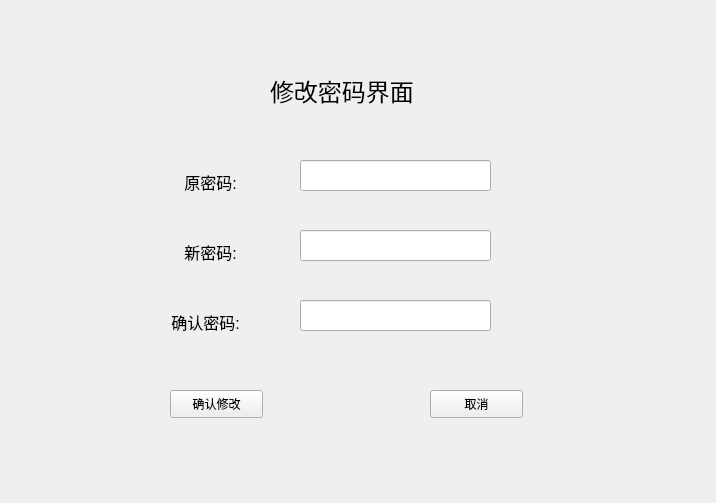
<?xml version="1.0" encoding="UTF-8"?>
<ui version="4.0">
 <class>PasswordEditForm</class>
 <widget class="QWidget" name="PasswordEditForm">
  <property name="geometry">
   <rect>
    <x>0</x>
    <y>0</y>
    <width>716</width>
    <height>503</height>
   </rect>
  </property>
  <property name="windowTitle">
   <string>Form</string>
  </property>
  <widget class="QLabel" name="label">
   <property name="geometry">
    <rect>
     <x>270</x>
     <y>60</y>
     <width>181</width>
     <height>61</height>
    </rect>
   </property>
   <property name="text">
    <string>&lt;html&gt;&lt;head/&gt;&lt;body&gt;&lt;p&gt;&lt;span style=&quot; font-size:18pt;&quot;&gt;修改密码界面&lt;/span&gt;&lt;/p&gt;&lt;/body&gt;&lt;/html&gt;</string>
   </property>
  </widget>
  <widget class="QLabel" name="label_2">
   <property name="geometry">
    <rect>
     <x>170</x>
     <y>170</y>
     <width>81</width>
     <height>21</height>
    </rect>
   </property>
   <property name="text">
    <string>&lt;html&gt;&lt;head/&gt;&lt;body&gt;&lt;p align=&quot;center&quot;&gt;&lt;span style=&quot; font-size:12pt;&quot;&gt;原密码:&lt;/span&gt;&lt;/p&gt;&lt;/body&gt;&lt;/html&gt;</string>
   </property>
  </widget>
  <widget class="QLabel" name="label_3">
   <property name="geometry">
    <rect>
     <x>170</x>
     <y>240</y>
     <width>81</width>
     <height>21</height>
    </rect>
   </property>
   <property name="text">
    <string>&lt;html&gt;&lt;head/&gt;&lt;body&gt;&lt;p align=&quot;center&quot;&gt;&lt;span style=&quot; font-size:12pt;&quot;&gt;新密码:&lt;/span&gt;&lt;/p&gt;&lt;/body&gt;&lt;/html&gt;</string>
   </property>
  </widget>
  <widget class="QLabel" name="label_4">
   <property name="geometry">
    <rect>
     <x>160</x>
     <y>310</y>
     <width>91</width>
     <height>21</height>
    </rect>
   </property>
   <property name="text">
    <string>&lt;html&gt;&lt;head/&gt;&lt;body&gt;&lt;p align=&quot;center&quot;&gt;&lt;span style=&quot; font-size:12pt;&quot;&gt;确认密码:&lt;/span&gt;&lt;/p&gt;&lt;/body&gt;&lt;/html&gt;</string>
   </property>
  </widget>
  <widget class="QLineEdit" name="originalTextbox">
   <property name="geometry">
    <rect>
     <x>300</x>
     <y>160</y>
     <width>191</width>
     <height>31</height>
    </rect>
   </property>
  </widget>
  <widget class="QLineEdit" name="newTextbox">
   <property name="geometry">
    <rect>
     <x>300</x>
     <y>230</y>
     <width>191</width>
     <height>31</height>
    </rect>
   </property>
  </widget>
  <widget class="QLineEdit" name="newConfirmTextbox">
   <property name="geometry">
    <rect>
     <x>300</x>
     <y>300</y>
     <width>191</width>
     <height>31</height>
    </rect>
   </property>
  </widget>
  <widget class="QPushButton" name="editBotton">
   <property name="geometry">
    <rect>
     <x>170</x>
     <y>390</y>
     <width>93</width>
     <height>28</height>
    </rect>
   </property>
   <property name="text">
    <string>确认修改</string>
   </property>
  </widget>
  <widget class="QPushButton" name="cancelBotton">
   <property name="geometry">
    <rect>
     <x>430</x>
     <y>390</y>
     <width>93</width>
     <height>28</height>
    </rect>
   </property>
   <property name="text">
    <string>取消</string>
   </property>
  </widget>
 </widget>
 <resources/>
 <connections>
  <connection>
   <sender>editBotton</sender>
   <signal>clicked()</signal>
   <receiver>PasswordEditForm</receiver>
   <slot>password_edit_click()</slot>
   <hints>
    <hint type="sourcelabel">
     <x>213</x>
     <y>405</y>
    </hint>
    <hint type="destinationlabel">
     <x>128</x>
     <y>443</y>
    </hint>
   </hints>
  </connection>
  <connection>
   <sender>cancelBotton</sender>
   <signal>clicked()</signal>
   <receiver>PasswordEditForm</receiver>
   <slot>cancel_click()</slot>
   <hints>
    <hint type="sourcelabel">
     <x>473</x>
     <y>400</y>
    </hint>
    <hint type="destinationlabel">
     <x>405</x>
     <y>432</y>
    </hint>
   </hints>
  </connection>
 </connections>
 <slots>
  <slot>password_edit_click()</slot>
  <slot>cancel_click()</slot>
 </slots>
</ui>
